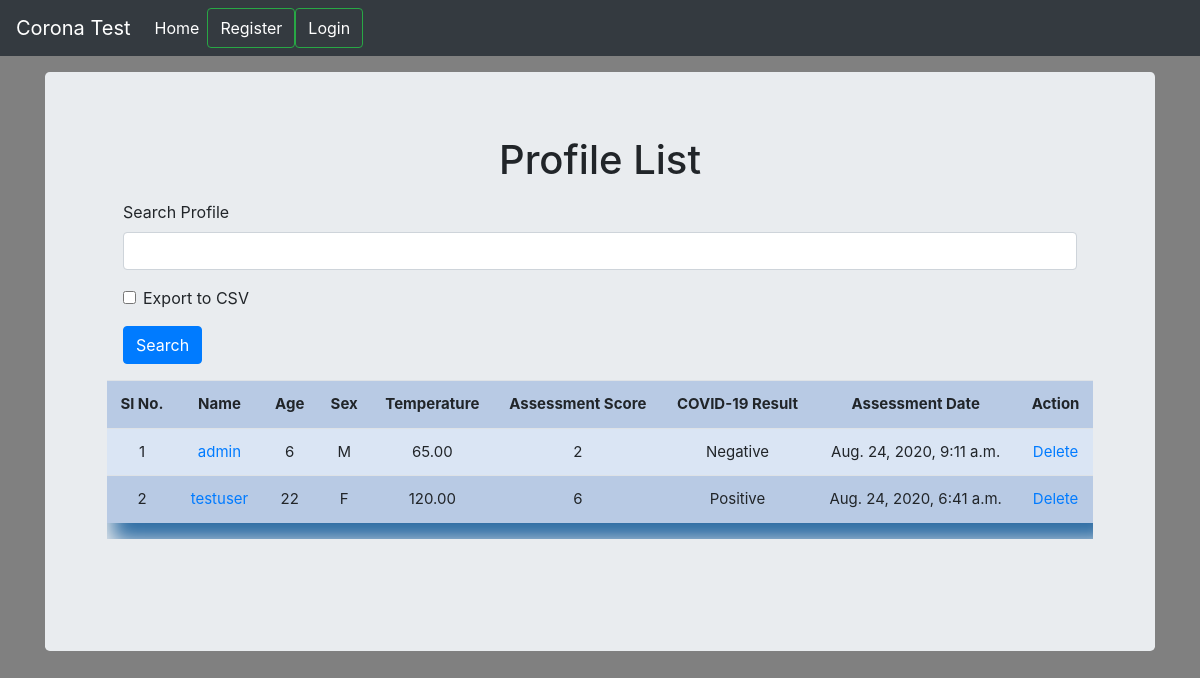
The page /profile_list on the database its author committed.
### test_form/models.py (models this page shows, shortened)
class Profile(models.Model):
    user = models.ForeignKey(User, on_delete=models.CASCADE, blank=True, null=True)
    name = models.CharField(max_length=120, blank=True, null=True)
    age = models.IntegerField(default=0)
    gender_choice = (
        ('M', 'Male'),
        ('F', 'Female'),
    )
    gender = models.CharField(max_length=30, blank=True, null=True, choices=gender_choice)
    body_temperature = models.DecimalField(max_digits=7, decimal_places=2)
    symptom = models.ManyToManyField(SymptomChoice, blank=True, null=True)
    additional = models.ManyToManyField(AdditionalInfo, blank=True, null=True)
    result = models.CharField(max_length=120, blank=True, null=True)
    score = models.IntegerField(blank=True, null=True)
    is_tested = models.BooleanField(default=False)
    advice = models.TextField(blank=True, null=True)
    emergency_info = models.TextField(blank=True, null=True)
    export_to_CSV = models.BooleanField(default=False)
    created_at = models.DateTimeField(auto_now_add=True)

### test_form/views.py (the view, shortened to what this page needs)
# urls.py: path('profile_list', views.profile_list, name='profile_list'),
def profile_list(request):
    title = 'Profile List'
    form = ProfileSearchForm(request.POST or None)
    if form.is_valid():
        search_value = form.cleaned_data['name']
    queryset = Profile.objects.all().order_by('-created_at')
    paginator = Paginator(queryset, 6)
    page = request.GET.get('page')
    paged_listings = paginator.get_page(page)
    context = {
        "title": title,
        "form": form,
        "queryset": paged_listings,
    }
    return render(request, "profile_list.html", context)

### test_form/forms.py
class ProfileSearchForm(forms.ModelForm):
    class Meta:
        model = Profile
        fields = ['name', 'export_to_CSV']
        labels = {
            'name': 'Search Profile'
        }

### templates/profile_list.html (shortened to what this page needs)
{% extends 'main.html' %}
{% load static %}
{% load crispy_forms_tags %}
{% block content %}
<html>
<div class="container">
    <div class="col-md-12">
    <h1 class="title">{{title}}</h1>
    <div class="m-3">
    <form method="post" action="">
        {{form|crispy}}
        <input class="btn btn-primary" type="submit" value="Search" />
    </form>
    </div>
    <div class="table-responsive">
        <table class="table">
        <tr>
            <th>Sl No.</th>
            <th>Name</th>
            <th>Age</th>
            <th>Sex</th>
            <th>Temperature</th>
            <th>Assessment Score</th>
            <th>COVID-19 Result</th>
            <th>Assessment Date</th>
            <th>Action</th>
        </tr>
        {% for instance in queryset %}
            <tr>
                <td>{{forloop.counter}}</td>
                <td><a href="{% url 'profile_edit' id=instance.id %}">{{instance.name}}</a></td>
                <td>{{instance.age}}</td>
                <td>{{instance.gender}}</td>
                <td>{{instance.body_temperature}}</td>
                <td>{{ instance.score }}</td>
                <td>{{ instance.result }}</td>
                <td>{{ instance.created_at }}</td>
                <td><a href="{% url 'profile_delete' id=instance.id %}">Delete</a></td>
            </tr>
        {% endfor %}
    </table>
    </div>
    </div>
    <br>
    <br>
</div>
</html>
{% endblock %}

### templates/main.html (shortened to what this page needs)
{% load static %}
<!doctype html>
<html lang="en">
  <head>
    <link href="{% static 'css/bootstrap.min.css' %}" rel="stylesheet">
    <link href="{% static 'css/navbar-top-fixed.css' %}" rel="stylesheet">
      <link rel="stylesheet" href="{% static 'css/main.css' %}">
  </head>
  <body>
    {% include 'navbar.html' %}
    <main role="main" class="container">
      <div class="jumbotron">
          {% block content %}
          {% endblock %}
      </div>
    </main>
  </body>
</html>

### templates/navbar.html (shortened to what this page needs)
<nav class="navbar navbar-expand-md navbar-dark fixed-top bg-dark">
  <a class="navbar-brand" href="/">Corona Test</a>
  <div class="collapse navbar-collapse" id="navbarCollapse">
    <ul class="navbar-nav mr-auto">
      <li class="nav-item active">
        <a class="nav-link" href="/">Home <span class="sr-only">(current)</span></a>
      </li>
        {% if request.user.is_authenticated %}
      <li class="nav-item">
        <a class="nav-link" href="/profile">Test Form</a>
      </li>
            {% if request.user.is_superuser %}
      <li class="nav-item">
        <a class="nav-link" href="/profile_list" tabindex="-1" aria-disabled="true">Test List</a>
      </li>
            {% endif %}
    </ul>
          <button class="btn btn-outline-success my-2 my-sm-0" type="submit">Hello {{ request.user }}</button>
          <button class="btn btn-outline-success my-2 my-sm-0" type="submit"><a style="text-decoration: none; color: white" href="{% url 'logout' %}">Logout</a></button>
      {% else %}
          <button class="btn btn-outline-success my-2 my-sm-0" type="submit"><a style="text-decoration: none; color: white" href="{% url 'register' %}">Register</a></button>
          <button class="btn btn-outline-success my-2 my-sm-0" type="submit"><a style="text-decoration: none; color: white" href="{% url 'login' %}">Login</a></button>
      {% endif %}
  </div>
</nav>

### static/css/navbar-top-fixed.css (style rules this page uses)
body { min-height: 75rem; padding-top: 4.5rem; }

### static/css/main.css (style rules this page uses)
body { background-color: gray; }
.title { text-align: center; }
table { width: 95%; margin: auto; text-align: center; box-shadow: 12px 12px 20px 6px #2e6da4; font-size: 15px; }
table tr:nth-child(odd) { background: #B8CAE4 }
table tr:nth-child(even) { background: #dae5f4 }

### rows shown on the page
Profile: name "admin", age "6", gender "M", body_temperature "65.00", score "2", result "Negative", created_at "Aug. 24, 2020, 9:11 a.m."
Profile: name "testuser", age "22", gender "F", body_temperature "120.00", score "6", result "Positive", created_at "Aug. 24, 2020, 6:41 a.m."

### other values the page prints
{{ title }} "Profile List"
